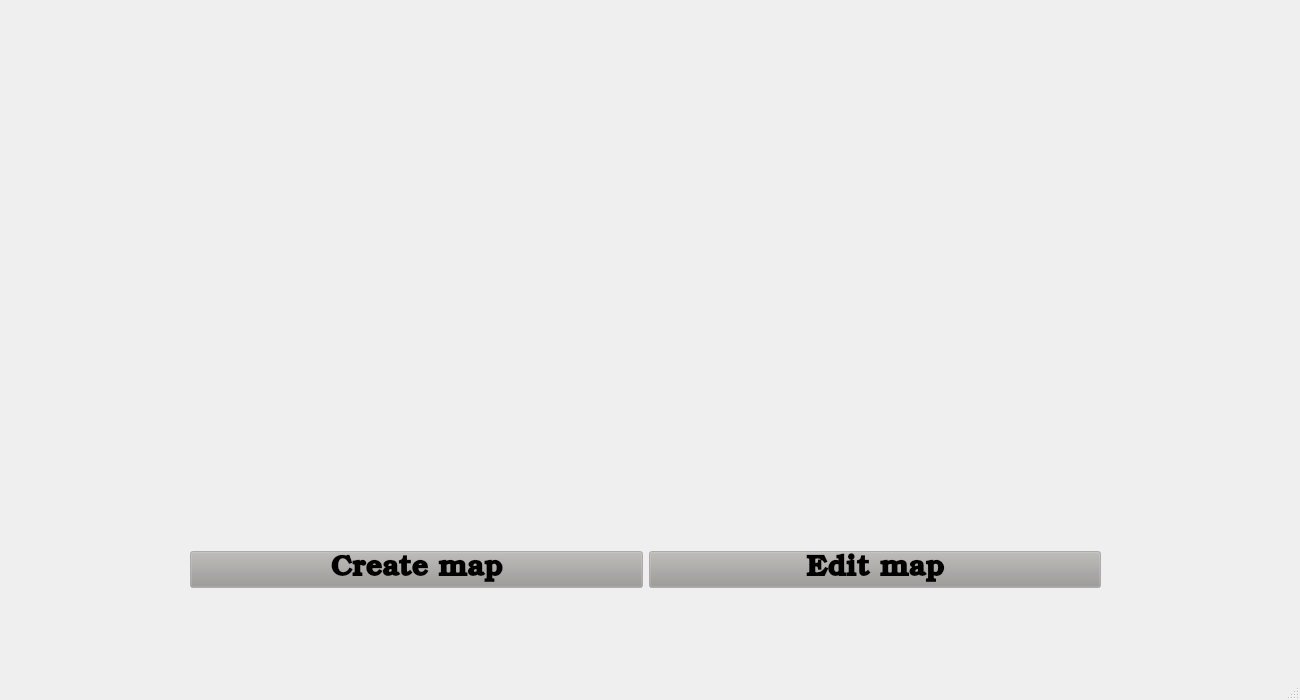
<?xml version="1.0" encoding="UTF-8"?>
<ui version="4.0">
 <class>MainWindow</class>
 <widget class="QMainWindow" name="MainWindow">
  <property name="geometry">
   <rect>
    <x>0</x>
    <y>0</y>
    <width>1300</width>
    <height>700</height>
   </rect>
  </property>
  <property name="windowTitle">
   <string>Dune</string>
  </property>
  <property name="autoFillBackground">
   <bool>false</bool>
  </property>
  <widget class="QWidget" name="centralwidget">
   <widget class="QWidget" name="layoutWidget">
    <property name="geometry">
     <rect>
      <x>190</x>
      <y>534</y>
      <width>911</width>
      <height>71</height>
     </rect>
    </property>
    <layout class="QHBoxLayout" name="horizontalLayout">
     <item>
      <widget class="QPushButton" name="createButton">
       <property name="palette">
        <palette>
         <active>
          <colorrole role="Button">
           <brush brushstyle="SolidPattern">
            <color alpha="255">
             <red>154</red>
             <green>153</green>
             <blue>150</blue>
            </color>
           </brush>
          </colorrole>
         </active>
         <inactive>
          <colorrole role="Button">
           <brush brushstyle="SolidPattern">
            <color alpha="255">
             <red>154</red>
             <green>153</green>
             <blue>150</blue>
            </color>
           </brush>
          </colorrole>
         </inactive>
         <disabled>
          <colorrole role="Button">
           <brush brushstyle="SolidPattern">
            <color alpha="255">
             <red>154</red>
             <green>153</green>
             <blue>150</blue>
            </color>
           </brush>
          </colorrole>
         </disabled>
        </palette>
       </property>
       <property name="font">
        <font>
         <family>URW Bookman</family>
         <pointsize>22</pointsize>
         <italic>false</italic>
         <bold>true</bold>
        </font>
       </property>
       <property name="text">
        <string>Create map</string>
       </property>
      </widget>
     </item>
     <item>
      <widget class="QPushButton" name="editButton">
       <property name="palette">
        <palette>
         <active>
          <colorrole role="Button">
           <brush brushstyle="SolidPattern">
            <color alpha="255">
             <red>154</red>
             <green>153</green>
             <blue>150</blue>
            </color>
           </brush>
          </colorrole>
         </active>
         <inactive>
          <colorrole role="Button">
           <brush brushstyle="SolidPattern">
            <color alpha="255">
             <red>154</red>
             <green>153</green>
             <blue>150</blue>
            </color>
           </brush>
          </colorrole>
         </inactive>
         <disabled>
          <colorrole role="Button">
           <brush brushstyle="SolidPattern">
            <color alpha="255">
             <red>154</red>
             <green>153</green>
             <blue>150</blue>
            </color>
           </brush>
          </colorrole>
         </disabled>
        </palette>
       </property>
       <property name="font">
        <font>
         <family>URW Bookman</family>
         <pointsize>22</pointsize>
         <bold>true</bold>
        </font>
       </property>
       <property name="text">
        <string>Edit map</string>
       </property>
      </widget>
     </item>
    </layout>
   </widget>
  </widget>
  <widget class="QStatusBar" name="statusbar"/>
 </widget>
 <resources/>
 <connections/>
</ui>
